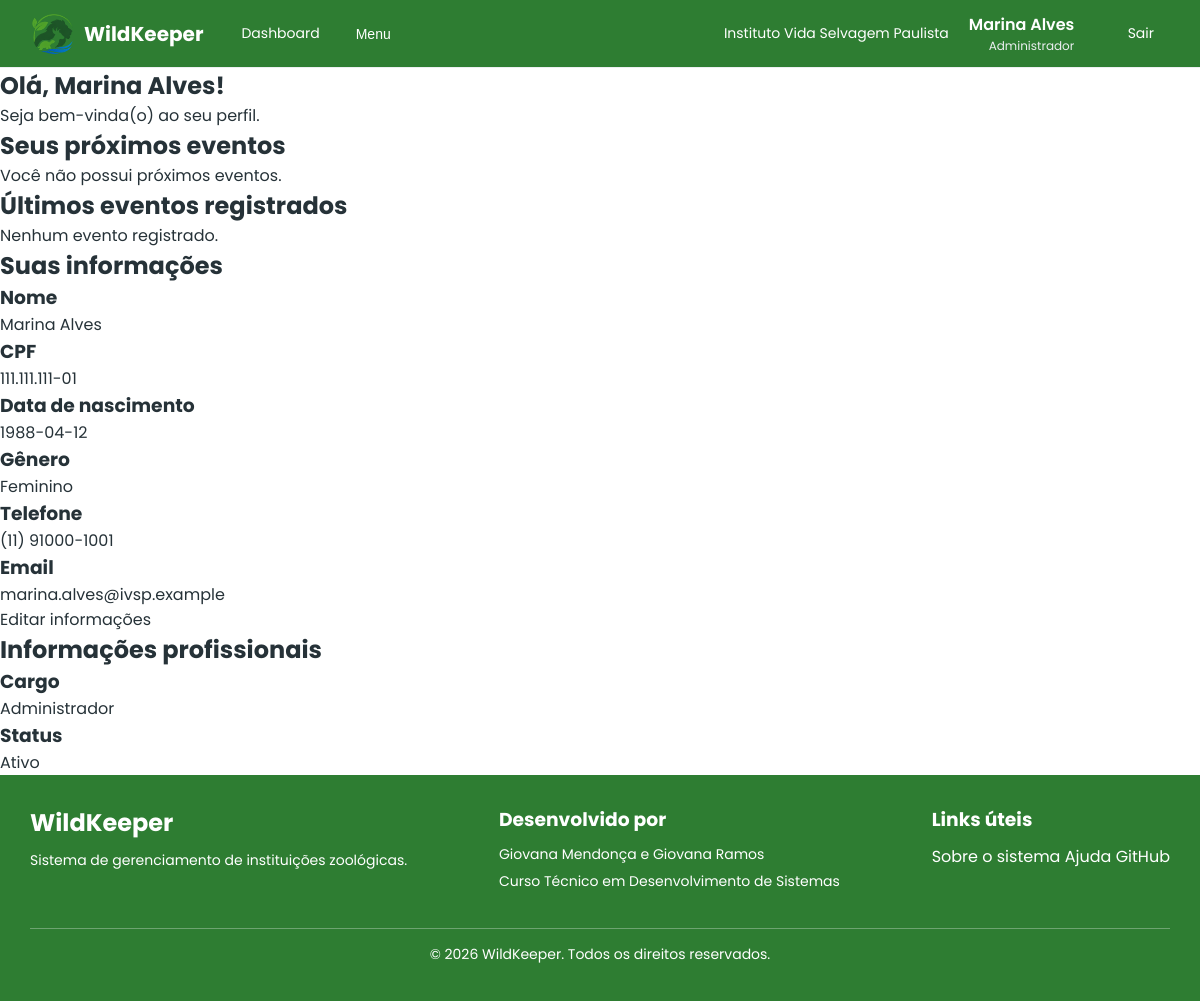
Page /src/perfil/index.php (signed in) on the committed database.
### tables this page shows
CREATE TABLE

    IF NOT EXISTS users (

        id INT PRIMARY KEY AUTO_INCREMENT,

        nome VARCHAR(100) NOT NULL,

        cpf VARCHAR(14) NOT NULL UNIQUE,

        data_nascimento DATE NOT NULL,

        genero ENUM (

            'Masculino',

            'Feminino',

            'Não-binário',

            'Outro',

            'Prefiro não informar'

        ) NOT NULL,

        telefone VARCHAR(20) NOT NULL UNIQUE,

        email VARCHAR(100) NOT NULL UNIQUE,

        senha_hash VARCHAR(255) NOT NULL,

        cargo_id INT NOT NULL,

        status ENUM ('Ativo', 'Férias', 'Afastado', 'Desligado') DEFAULT 'Ativo',

        instituicao_id INT NOT NULL,

        FOREIGN KEY (cargo_id) REFERENCES cargos (id),

        FOREIGN KEY (instituicao_id) REFERENCES instituicoes (id),

        created_at TIMESTAMP DEFAULT CURRENT_TIMESTAMP,

        updated_at TIMESTAMP DEFAULT CURRENT_TIMESTAMP ON UPDATE CURRENT_TIMESTAMP

    );

CREATE TABLE

    IF NOT EXISTS cargos (

        id INT PRIMARY KEY AUTO_INCREMENT,

        nome VARCHAR(80) NOT NULL,

        nivel INT NOT NULL,

        created_at TIMESTAMP DEFAULT CURRENT_TIMESTAMP,

        updated_at TIMESTAMP DEFAULT CURRENT_TIMESTAMP ON UPDATE CURRENT_TIMESTAMP

    );

### src/perfil/index.php (the view, shortened to what this page needs)
<?php
include "../includes/autenticacao.php";
$sql = "SELECT
    users.id,
    users.nome,
    users.cpf,
    users.data_nascimento,
    users.genero,
    users.telefone,
    users.email,
    users.status,
    cargos.nome AS cargo_nome
FROM users
INNER JOIN cargos ON cargos.id = users.cargo_id
WHERE users.id = ? AND users.instituicao_id = ?";
$stmt = $conexao->prepare($sql);
$stmt->bind_param("ii", $_SESSION['id'], $_SESSION['instituicao_id']);
$stmt->execute();
$result = $stmt->get_result();
$usuario = $result->fetch_assoc();
$sql = "SELECT
    eventos.id,
    eventos.titulo,
    eventos.data_inicio,
    eventos.status
FROM eventos
WHERE eventos.instituicao_id = ?
AND eventos.funcionario_id = ?
AND eventos.data_inicio >= NOW()
AND eventos.status IN ('Agendado', 'Em andamento')
ORDER BY eventos.data_inicio ASC
LIMIT 5";
$stmt = $conexao->prepare($sql);
$stmt->bind_param("ii", $_SESSION['instituicao_id'], $_SESSION['id']);
$stmt->execute();
$proximosEventos = $stmt->get_result();
$sql = "SELECT
    eventos.id,
    eventos.titulo,
    eventos.data_inicio,
    eventos.status
FROM eventos
WHERE eventos.instituicao_id = ?
AND eventos.funcionario_id = ?
ORDER BY eventos.data_inicio DESC
LIMIT 5";
$stmt = $conexao->prepare($sql);
$stmt->bind_param("ii", $_SESSION['instituicao_id'], $_SESSION['id']);
$stmt->execute();
$ultimosEventos = $stmt->get_result();
?>
<!DOCTYPE html>
<html lang="pt-br">
<head>
    <link rel="stylesheet" href="../../assets/css/reset.css">
    <link rel="stylesheet" href="../../assets/css/dashboard_global.css">
</head>
<body>
    <?php include "../includes/dashboard-header.php" ?>
    <main>
        <section>
            <h1>Olá, <?= htmlspecialchars($usuario['nome']) ?>!</h1>
            <p>Seja bem-vinda(o) ao seu perfil.</p>
        </section>
        <section>
            <h2>Seus próximos eventos</h2>
            <?php if ($proximosEventos->num_rows > 0): ?>
                <?php while ($evento = $proximosEventos->fetch_assoc()): ?>
                    <article>
                        <h3><?= htmlspecialchars($evento['titulo']) ?></h3>
                        <p><?= date('d/m/Y H:i', strtotime($evento['data_inicio'])) ?></p>
                        <p><?= htmlspecialchars($evento['status']) ?></p>
                    </article>
                <?php endwhile; ?>
            <?php else: ?>
                <p>Você não possui próximos eventos.</p>
            <?php endif; ?>
        </section>
        <section>
            <h2>Últimos eventos registrados</h2>
            <?php if ($ultimosEventos->num_rows > 0): ?>
                <?php while ($evento = $ultimosEventos->fetch_assoc()): ?>
                    <article>
                        <h3><?= htmlspecialchars($evento['titulo']) ?></h3>
                        <p><?= date('d/m/Y H:i', strtotime($evento['data_inicio'])) ?></p>
                        <p><?= htmlspecialchars($evento['status']) ?></p>
                    </article>
                <?php endwhile; ?>
            <?php else: ?>
                <p>Nenhum evento registrado.</p>
            <?php endif; ?>
        </section>
        <section>
            <h2>Suas informações</h2>
            <article>
                <h3>Nome</h3>
                <p><?= htmlspecialchars($usuario['nome']) ?></p>
            </article>
            <article>
                <h3>CPF</h3>
                <p><?= htmlspecialchars($usuario['cpf']) ?></p>
            </article>
            <article>
                <h3>Data de nascimento</h3>
                <p><?= htmlspecialchars($usuario['data_nascimento']) ?></p>
            </article>
            <article>
                <h3>Gênero</h3>
                <p><?= htmlspecialchars($usuario['genero']) ?></p>
            </article>
            <article>
                <h3>Telefone</h3>
                <p><?= htmlspecialchars($usuario['telefone']) ?></p>
            </article>
            <article>
                <h3>Email</h3>
                <p><?= htmlspecialchars($usuario['email']) ?></p>
            </article>
            <a href="editar_usuario.php">Editar informações</a>
        </section>
        <section>
            <h2>Informações profissionais</h2>
            <article>
                <h3>Cargo</h3>
                <p><?= htmlspecialchars($usuario['cargo_nome']) ?></p>
            </article>
            <article>
                <h3>Status</h3>
                <p><?= htmlspecialchars($usuario['status']) ?></p>
            </article>
        </section>
    </main>
    <?php include "../includes/dashboard-footer.php" ?>
</body>
</html>

### rows in the picture
users: nome "Marina Alves", cpf "111.111.111-01", data_nascimento "1988-04-12", genero "Feminino", telefone "(11) 91000-1001", email "marina.alves@ivsp.example", cargo.nome "Administrador", status "Ativo"

### other values in the picture
$_SESSION['instituicao_nome'] "Instituto Vida Selvagem Paulista"
$_SESSION['nome'] "Marina Alves"
$_SESSION['cargo_nome'] "Administrador"
